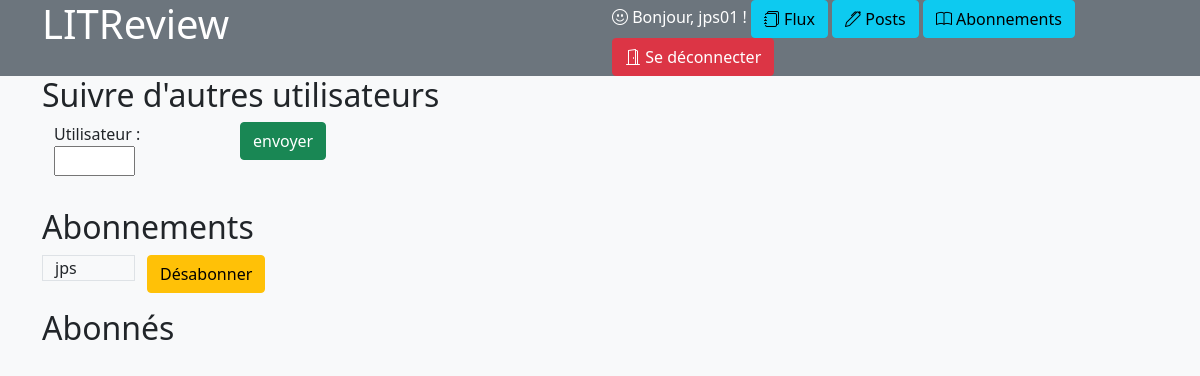
The app's page /home/abonnements (signed in), older data.
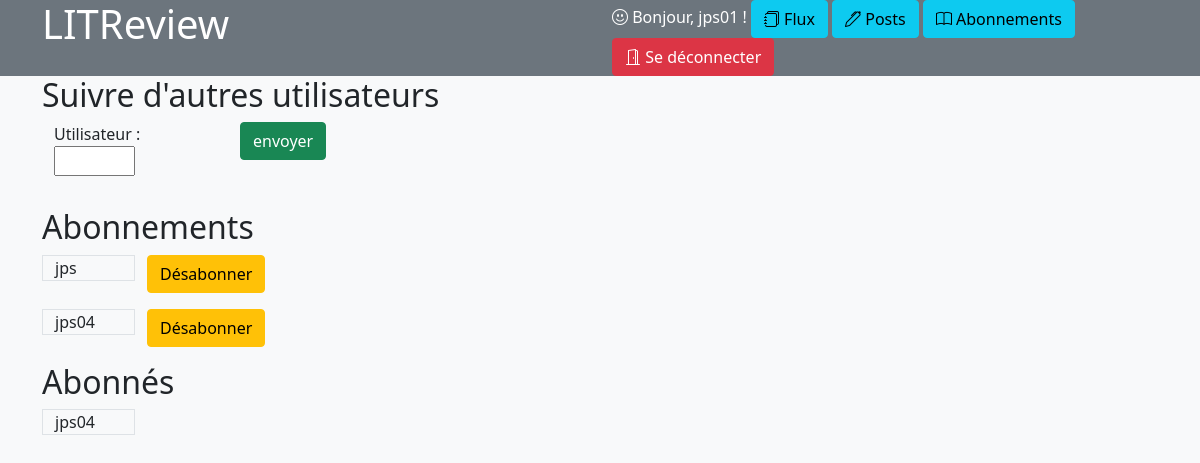
The same page, newer data.
### review/models.py (models this page shows)
class UserFollows(models.Model):
    user = models.ForeignKey(settings.AUTH_USER_MODEL, on_delete=models.SET_NULL, null=True, related_name='following')
    followed_user = models.ForeignKey(settings.AUTH_USER_MODEL, on_delete=models.SET_NULL, null=True,
                                      related_name='followed_by')
    class Meta:
        unique_together = ('user', 'followed_user')

### connexion/models.py (models this page shows, shortened)
class ConnectUser(AbstractBaseUser):
    pseudo = models.CharField(
        unique=True,
        max_length=10,
        blank=False
    )
    email = models.EmailField(
        unique=True,
        max_length=255,
        blank=False
    )
    is_active = models.BooleanField(default=True)
    is_staff = models.BooleanField(default=False)
    is_admin = models.BooleanField(default=False)
    USERNAME_FIELD = "pseudo"
    REQUIRED_FIELDS = ["email"]
    objects = MyUserManager()

### review/views/follows.py (the view, shortened to what this page needs)
# urls.py: path('home/abonnements', login_required(review.views.UserFollowsView.as_view()), name='abonnements'),
class UserFollowsView(View):
    template_name = 'review/abonnements.html'
    form = UserFollowsForm
    success_url = reverse_lazy('home')
    def get(self, request):
        form = self.form()
        follows = UserFollows.objects.filter(user=self.request.user)
        followers = UserFollows.objects.filter(followed_user=self.request.user)
        return render(request,
                      self.template_name,
                      {"follows": follows,
                       "form": form,
                       "followers": followers})

### review/forms.py
class UserFollowsForm(forms.Form):
    followed_name = forms.CharField(label="Utilisateur", widget=forms.TextInput())

### review/templates/review/abonnements.html (shortened to what this page needs)
{% extends 'base.html' %}
{% block content %}
<div class="container">
    <h2>Suivre d'autres utilisateurs</h2>
    <form method="POST">
        <div class="container">
            <div class="row">
                <div class="col-2">
                    {{form.as_p}}
                </div>
                <div class="col">
                    <input type="submit" class="btn btn-success" value="envoyer">
                </div>
            </div>
        </div>
    </form>
    <h2>Abonnements</h2>
    {% if follows %}
        {% for follow in follows %}
             <div class="container">
                 <div class="row">
                     <div class="col-1 border h-50">
                         {{ follow.followed_user|cut:" "}}
                     </div>
                     <div class="col-2 h-50">
                         <form onsubmit="return confirm('Etes-vous sûr?');" action="{% url 'delete_abonnements' follow.id %}" method="POST">
                            <button class="btn btn-warning">Désabonner</button>
                        </form>
                     </div>
                 </div>
             </div>
        {% endfor ´%}
    {% endif %}
    <h2>Abonnés</h2>
    {% if followers %}
        {% for follower in followers %}
        <div class="container">
             <div class="row">
                 <div class="col-1 border">
                   {{ follower.user|cut:" "}}
                 </div>
             </div>
         </div>
        {% endfor ´%}
    {% endif %}
</div>
{% endblock content %}

Row changes from the older to the newer data that the page shows:
added UserFollows: followed_user "jps04", shown under "Abonnements"
added UserFollows: user "jps04", shown under "Abonnés"
